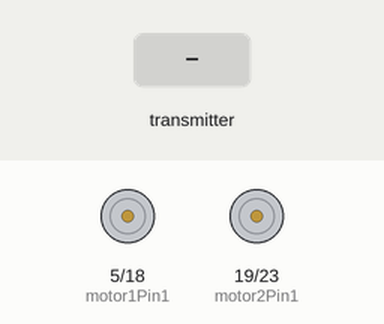
Bench run of a sketch on a simulated ESP32. Parts: motor-driver pin pairs drawn as motors (green arrow = first pin HIGH = forward, orange = second pin HIGH = backward, longer = more drive). The test bench sets the inputs (shaded band). What the sketch prints to the serial monitor is not drawn.

Above: at 1.2 s.
1.3 s: the transmitter starts sending command = forward
At 2.0 s:
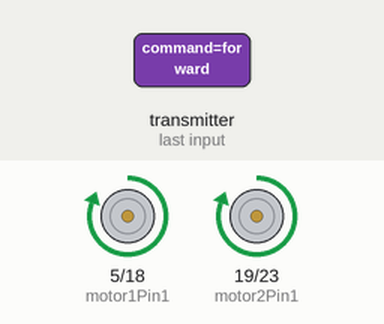
2.8 s: the transmitter starts sending command = backward
At 3.1 s:
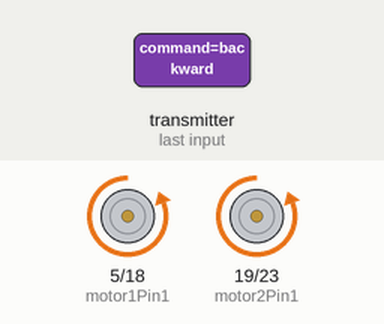
4.3 s: the transmitter starts sending command = left
At 5.5 s:
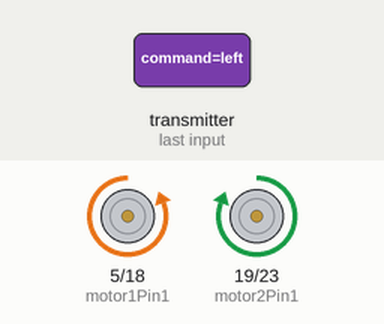
5.8 s: the transmitter starts sending command = right
At 6.6 s:
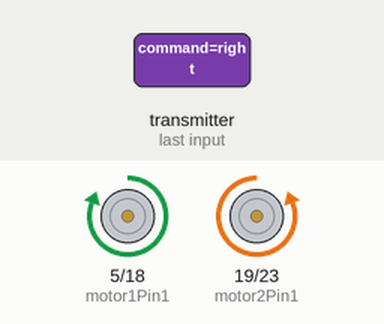
Timing chart, 0 to 8.3 s (numbered marks = the images above; inputs shaded):
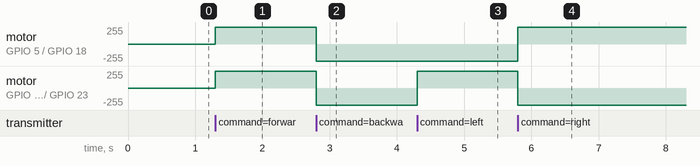

The sketch:

Transmitter.ino
```cpp
#include <WiFi.h>
#include <esp_now.h>

// Motor driver pins
const int motor1Pin1 = 5;
const int motor1Pin2 = 18;
const int motor2Pin1 = 19;
const int motor2Pin2 = 23;

typedef struct struct_message {
  char command[10];
} struct_message;

struct_message incomingData;

void moveForward() {
  digitalWrite(motor1Pin1, HIGH);
  digitalWrite(motor1Pin2, LOW);
  digitalWrite(motor2Pin1, HIGH);
  digitalWrite(motor2Pin2, LOW);
}

void moveBackward() {
  digitalWrite(motor1Pin1, LOW);
  digitalWrite(motor1Pin2, HIGH);
  digitalWrite(motor2Pin1, LOW);
  digitalWrite(motor2Pin2, HIGH);
}

void moveLeft() {
  digitalWrite(motor1Pin1, LOW);
  digitalWrite(motor1Pin2, HIGH);
  digitalWrite(motor2Pin1, HIGH);
  digitalWrite(motor2Pin2, LOW);
}

void moveRight() {
  digitalWrite(motor1Pin1, HIGH);
  digitalWrite(motor1Pin2, LOW);
  digitalWrite(motor2Pin1, LOW);
  digitalWrite(motor2Pin2, HIGH);
}

void stopMotors() {
  digitalWrite(motor1Pin1, LOW);
  digitalWrite(motor1Pin2, LOW);
  digitalWrite(motor2Pin1, LOW);
  digitalWrite(motor2Pin2, LOW);
}

void onDataReceived(const esp_now_recv_info_t *info, const uint8_t *data, int len) {
  memcpy(&incomingData, data, sizeof(incomingData));
  Serial.print("🛰️ Command Received: ");
  Serial.println(incomingData.command);

  if (strcmp(incomingData.command, "forward") == 0) moveForward();
  else if (strcmp(incomingData.command, "backward") == 0) moveBackward();
  else if (strcmp(incomingData.command, "left") == 0) moveLeft();
  else if (strcmp(incomingData.command, "right") == 0) moveRight();
  else stopMotors();
}

void setup() {
  Serial.begin(115200);

  pinMode(motor1Pin1, OUTPUT);
  pinMode(motor1Pin2, OUTPUT);
  pinMode(motor2Pin1, OUTPUT);
  pinMode(motor2Pin2, OUTPUT);

  stopMotors();

  WiFi.mode(WIFI_STA);

  if (esp_now_init() != ESP_OK) {
    Serial.println("❌ ESP-NOW init failed");
    return;
  }

  esp_now_register_recv_cb(onDataReceived);
  Serial.println("🚗 Receiver Ready");
}

void loop() {
  // Nothing here
}
```

Measured:
- after the input at 1.3 s, motor on GPIO 5 (motor1Pin1) / GPIO 18 (motor1Pin2), motor on GPIO 19 (motor2Pin1) / GPIO 23 (motor2Pin2): stopped → forward 255/255 at once
- after the input at 2.8 s, motor on GPIO 5 (motor1Pin1) / GPIO 18 (motor1Pin2), motor on GPIO 19 (motor2Pin1) / GPIO 23 (motor2Pin2): forward 255/255 → backward 255/255 at once
- after the input at 4.3 s, motor on GPIO 19 (motor2Pin1) / GPIO 23 (motor2Pin2): backward 255/255 → forward 255/255 at once
- after the input at 5.8 s, motor on GPIO 5 (motor1Pin1) / GPIO 18 (motor1Pin2): backward 255/255 → forward 255/255 at once; motor on GPIO 19 (motor2Pin1) / GPIO 23 (motor2Pin2): forward 255/255 → backward 255/255 at once
